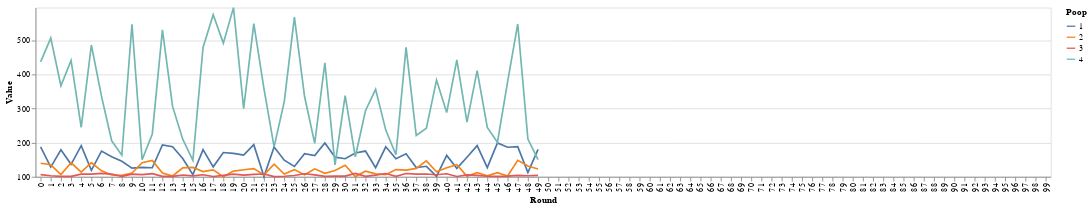

Here is the notebook cell this chart was saved with:
### Code cell
line_chart = alt.Chart(data_long).mark_line().encode(
                alt.X('ind:N', scale=alt.Scale(domain=list(range(100))), title="Round"),
                alt.Y('Numeric_:Q', scale=alt.Scale(domainMin=100), title = 'Value'),
                alt.Color('new_ind:N',
                         legend=alt.Legend(title="Poop"))
            ).properties(
                width=1200,
                height=200
            )

line_chart

### Figure 1 — Vega-Lite specification as saved in the notebook (floating-point values rounded to 4 significant figures; data arrays with more than 128 entries replaced by an {"elided": "..."} marker saying what was removed)
{"config": {"view": {"continuousWidth": 300, "continuousHeight": 300}}, "data": {"name": "data-cba0be16c198ed78d01f959103114bda"}, "mark": {"type": "line"}, "encoding": {"color": {"field": "new_ind", "legend": {"title": "Poop"}, "type": "nominal"}, "x": {"field": "ind", "scale": {"domain": [0, 1, 2, 3, 4, 5, 6, 7, 8, 9, 10, 11, 12, 13, 14, 15, 16, 17, 18, 19, 20, 21, 22, 23, 24, 25, 26, 27, 28, 29, 30, 31, 32, 33, 34, 35, 36, 37, 38, 39, 40, 41, 42, 43, 44, 45, 46, 47, 48, 49, 50, 51, 52, 53, 54, 55, 56, 57, 58, 59, 60, 61, 62, 63, 64, 65, 66, 67, 68, 69, 70, 71, 72, 73, 74, 75, 76, 77, 78, 79, 80, 81, 82, 83, 84, 85, 86, 87, 88, 89, 90, 91, 92, 93, 94, 95, 96, 97, 98, 99]}, "title": "Round", "type": "nominal"}, "y": {"field": "Numeric_", "scale": {"domainMin": 100}, "title": "Value", "type": "quantitative"}}, "height": 200, "width": 1200, "$schema": "https://vega.github.io/schema/vega-lite/v5.8.0.json", "datasets": {"data-cba0be16c198ed78d01f959103114bda": {"elided": "200 records"}}}
